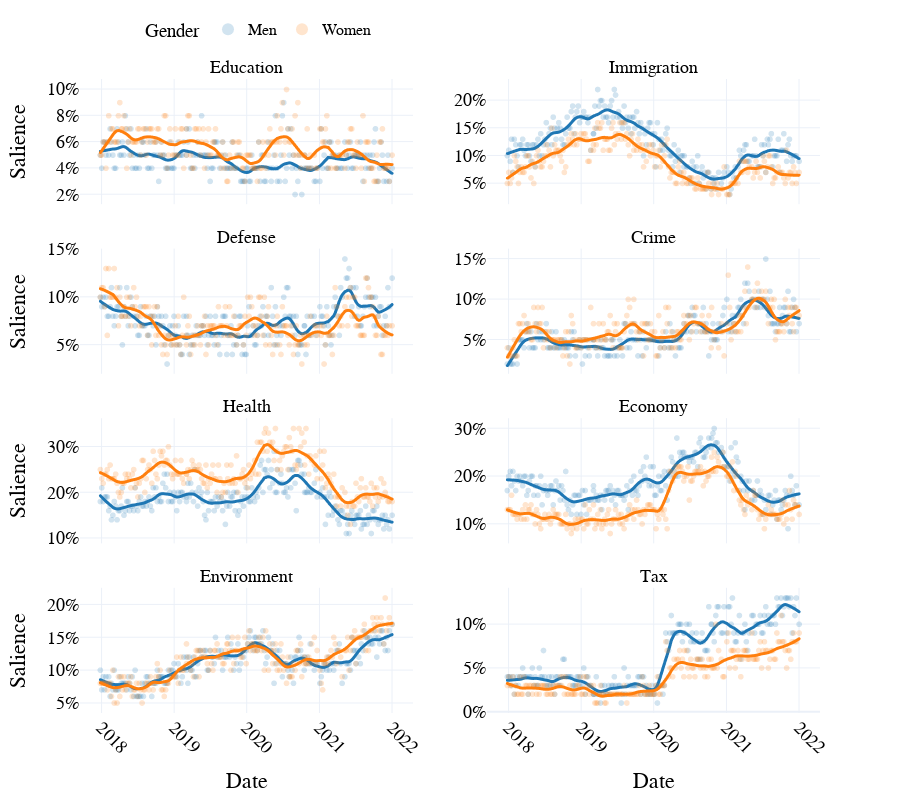

Notebook source saved alongside this figure:
### Markdown cell above
# Public Opinion Data

### Code cell
# plot US 

make_mip_plot(mip = return_mip_data(), 
              col_wrap=2,
              country = 'us')

### Figure 1 — Plotly figure (JSON) as saved in the notebook; plotly's stock layout.template omitted (floating-point values rounded to 4 significant figures; data arrays with more than 128 entries replaced by an {"elided": "..."} marker saying what was removed)
{"data": [{"hovertemplate": "Gender=Men<br>Issue=Education<br>Date=%{x}<br>Salience=%{y}<extra></extra>", "legendgroup": "Men", "marker": {"color": "#1F77B4", "opacity": 0.2, "symbol": "circle"}, "mode": "markers", "name": "Men", "showlegend": true, "type": "scattergl", "x": {"elided": "207 str values"}, "xaxis": "x7", "y": {"elided": "207 float values"}, "yaxis": "y7"}, {"hovertemplate": "<b>LOWESS trendline</b><br><br>Gender=Men<br>Issue=Education<br>Date=%{x}<br>Salience=%{y} <b>(trend)</b><extra></extra>", "legendgroup": "Men", "line": {"width": 3}, "marker": {"color": "#1F77B4", "symbol": "circle"}, "mode": "lines", "name": "Men", "showlegend": false, "type": "scattergl", "x": {"elided": "207 str values"}, "xaxis": "x7", "y": {"elided": "207 float values"}, "yaxis": "y7"}, {"hovertemplate": "Gender=Men<br>Issue=Immigration<br>Date=%{x}<br>Salience=%{y}<extra></extra>", "legendgroup": "Men", "marker": {"color": "#1F77B4", "opacity": 0.2, "symbol": "circle"}, "mode": "markers", "name": "Men", "showlegend": false, "type": "scattergl", "x": {"elided": "207 str values"}, "xaxis": "x8", "y": {"elided": "207 float values"}, "yaxis": "y8"}, {"hovertemplate": "<b>LOWESS trendline</b><br><br>Gender=Men<br>Issue=Immigration<br>Date=%{x}<br>Salience=%{y} <b>(trend)</b><extra></extra>", "legendgroup": "Men", "line": {"width": 3}, "marker": {"color": "#1F77B4", "symbol": "circle"}, "mode": "lines", "name": "Men", "showlegend": false, "type": "scattergl", "x": {"elided": "207 str values"}, "xaxis": "x8", "y": {"elided": "207 float values"}, "yaxis": "y8"}, {"hovertemplate": "Gender=Men<br>Issue=Defense<br>Date=%{x}<br>Salience=%{y}<extra></extra>", "legendgroup": "Men", "marker": {"color": "#1F77B4", "opacity": 0.2, "symbol": "circle"}, "mode": "markers", "name": "Men", "showlegend": false, "type": "scattergl", "x": {"elided": "207 str values"}, "xaxis": "x5", "y": {"elided": "207 float values"}, "yaxis": "y5"}, {"hovertemplate": "<b>LOWESS trendline</b><br><br>Gender=Men<br>Issue=Defense<br>Date=%{x}<br>Salience=%{y} <b>(trend)</b><extra></extra>", "legendgroup": "Men", "line": {"width": 3}, "marker": {"color": "#1F77B4", "symbol": "circle"}, "mode": "lines", "name": "Men", "showlegend": false, "type": "scattergl", "x": {"elided": "207 str values"}, "xaxis": "x5", "y": {"elided": "207 float values"}, "yaxis": "y5"}, {"hovertemplate": "Gender=Men<br>Issue=Crime<br>Date=%{x}<br>Salience=%{y}<extra></extra>", "legendgroup": "Men", "marker": {"color": "#1F77B4", "opacity": 0.2, "symbol": "circle"}, "mode": "markers", "name": "Men", "showlegend": false, "type": "scattergl", "x": {"elided": "207 str values"}, "xaxis": "x6", "y": {"elided": "207 float values"}, "yaxis": "y6"}, {"hovertemplate": "<b>LOWESS trendline</b><br><br>Gender=Men<br>Issue=Crime<br>Date=%{x}<br>Salience=%{y} <b>(trend)</b><extra></extra>", "legendgroup": "Men", "line": {"width": 3}, "marker": {"color": "#1F77B4", "symbol": "circle"}, "mode": "lines", "name": "Men", "showlegend": false, "type": "scattergl", "x": {"elided": "207 str values"}, "xaxis": "x6", "y": {"elided": "207 float values"}, "yaxis": "y6"}, {"hovertemplate": "Gender=Men<br>Issue=Health<br>Date=%{x}<br>Salience=%{y}<extra></extra>", "legendgroup": "Men", "marker": {"color": "#1F77B4", "opacity": 0.2, "symbol": "circle"}, "mode": "markers", "name": "Men", "showlegend": false, "type": "scattergl", "x": {"elided": "207 str values"}, "xaxis": "x3", "y": {"elided": "207 float values"}, "yaxis": "y3"}, {"hovertemplate": "<b>LOWESS trendline</b><br><br>Gender=Men<br>Issue=Health<br>Date=%{x}<br>Salience=%{y} <b>(trend)</b><extra></extra>", "legendgroup": "Men", "line": {"width": 3}, "marker": {"color": "#1F77B4", "symbol": "circle"}, "mode": "lines", "name": "Men", "showlegend": false, "type": "scattergl", "x": {"elided": "207 str values"}, "xaxis": "x3", "y": {"elided": "207 float values"}, "yaxis": "y3"}, {"hovertemplate": "Gender=Men<br>Issue=Economy<br>Date=%{x}<br>Salience=%{y}<extra></extra>", "legendgroup": "Men", "marker": {"color": "#1F77B4", "opacity": 0.2, "symbol": "circle"}, "mode": "markers", "name": "Men", "showlegend": false, "type": "scattergl", "x": {"elided": "207 str values"}, "xaxis": "x4", "y": {"elided": "207 float values"}, "yaxis": "y4"}, {"hovertemplate": "<b>LOWESS trendline</b><br><br>Gender=Men<br>Issue=Economy<br>Date=%{x}<br>Salience=%{y} <b>(trend)</b><extra></extra>", "legendgroup": "Men", "line": {"width": 3}, "marker": {"color": "#1F77B4", "symbol": "circle"}, "mode": "lines", "name": "Men", "showlegend": false, "type": "scattergl", "x": {"elided": "207 str values"}, "xaxis": "x4", "y": {"elided": "207 float values"}, "yaxis": "y4"}, {"hovertemplate": "Gender=Men<br>Issue=Environment<br>Date=%{x}<br>Salience=%{y}<extra></extra>", "legendgroup": "Men", "marker": {"color": "#1F77B4", "opacity": 0.2, "symbol": "circle"}, "mode": "markers", "name": "Men", "showlegend": false, "type": "scattergl", "x": {"elided": "207 str values"}, "xaxis": "x", "y": {"elided": "207 float values"}, "yaxis": "y"}, {"hovertemplate": "<b>LOWESS trendline</b><br><br>Gender=Men<br>Issue=Environment<br>Date=%{x}<br>Salience=%{y} <b>(trend)</b><extra></extra>", "legendgroup": "Men", "line": {"width": 3}, "marker": {"color": "#1F77B4", "symbol": "circle"}, "mode": "lines", "name": "Men", "showlegend": false, "type": "scattergl", "x": {"elided": "207 str values"}, "xaxis": "x", "y": {"elided": "207 float values"}, "yaxis": "y"}, {"hovertemplate": "Gender=Men<br>Issue=Tax<br>Date=%{x}<br>Salience=%{y}<extra></extra>", "legendgroup": "Men", "marker": {"color": "#1F77B4", "opacity": 0.2, "symbol": "circle"}, "mode": "markers", "name": "Men", "showlegend": false, "type": "scattergl", "x": {"elided": "207 str values"}, "xaxis": "x2", "y": {"elided": "207 float values"}, "yaxis": "y2"}, {"hovertemplate": "<b>LOWESS trendline</b><br><br>Gender=Men<br>Issue=Tax<br>Date=%{x}<br>Salience=%{y} <b>(trend)</b><extra></extra>", "legendgroup": "Men", "line": {"width": 3}, "marker": {"color": "#1F77B4", "symbol": "circle"}, "mode": "lines", "name": "Men", "showlegend": false, "type": "scattergl", "x": {"elided": "207 str values"}, "xaxis": "x2", "y": {"elided": "207 float values"}, "yaxis": "y2"}, {"hovertemplate": "Gender=Women<br>Issue=Education<br>Date=%{x}<br>Salience=%{y}<extra></extra>", "legendgroup": "Women", "marker": {"color": "#FF7F0E", "opacity": 0.2, "symbol": "circle"}, "mode": "markers", "name": "Women", "showlegend": true, "type": "scattergl", "x": {"elided": "207 str values"}, "xaxis": "x7", "y": {"elided": "207 float values"}, "yaxis": "y7"}, {"hovertemplate": "<b>LOWESS trendline</b><br><br>Gender=Women<br>Issue=Education<br>Date=%{x}<br>Salience=%{y} <b>(trend)</b><extra></extra>", "legendgroup": "Women", "line": {"width": 3}, "marker": {"color": "#FF7F0E", "symbol": "circle"}, "mode": "lines", "name": "Women", "showlegend": false, "type": "scattergl", "x": {"elided": "207 str values"}, "xaxis": "x7", "y": {"elided": "207 float values"}, "yaxis": "y7"}, {"hovertemplate": "Gender=Women<br>Issue=Immigration<br>Date=%{x}<br>Salience=%{y}<extra></extra>", "legendgroup": "Women", "marker": {"color": "#FF7F0E", "opacity": 0.2, "symbol": "circle"}, "mode": "markers", "name": "Women", "showlegend": false, "type": "scattergl", "x": {"elided": "207 str values"}, "xaxis": "x8", "y": {"elided": "207 float values"}, "yaxis": "y8"}, {"hovertemplate": "<b>LOWESS trendline</b><br><br>Gender=Women<br>Issue=Immigration<br>Date=%{x}<br>Salience=%{y} <b>(trend)</b><extra></extra>", "legendgroup": "Women", "line": {"width": 3}, "marker": {"color": "#FF7F0E", "symbol": "circle"}, "mode": "lines", "name": "Women", "showlegend": false, "type": "scattergl", "x": {"elided": "207 str values"}, "xaxis": "x8", "y": {"elided": "207 float values"}, "yaxis": "y8"}, {"hovertemplate": "Gender=Women<br>Issue=Defense<br>Date=%{x}<br>Salience=%{y}<extra></extra>", "legendgroup": "Women", "marker": {"color": "#FF7F0E", "opacity": 0.2, "symbol": "circle"}, "mode": "markers", "name": "Women", "showlegend": false, "type": "scattergl", "x": {"elided": "207 str values"}, "xaxis": "x5", "y": {"elided": "207 float values"}, "yaxis": "y5"}, {"hovertemplate": "<b>LOWESS trendline</b><br><br>Gender=Women<br>Issue=Defense<br>Date=%{x}<br>Salience=%{y} <b>(trend)</b><extra></extra>", "legendgroup": "Women", "line": {"width": 3}, "marker": {"color": "#FF7F0E", "symbol": "circle"}, "mode": "lines", "name": "Women", "showlegend": false, "type": "scattergl", "x": {"elided": "207 str values"}, "xaxis": "x5", "y": {"elided": "207 float values"}, "yaxis": "y5"}, {"hovertemplate": "Gender=Women<br>Issue=Crime<br>Date=%{x}<br>Salience=%{y}<extra></extra>", "legendgroup": "Women", "marker": {"color": "#FF7F0E", "opacity": 0.2, "symbol": "circle"}, "mode": "markers", "name": "Women", "showlegend": false, "type": "scattergl", "x": {"elided": "207 str values"}, "xaxis": "x6", "y": {"elided": "207 float values"}, "yaxis": "y6"}, {"hovertemplate": "<b>LOWESS trendline</b><br><br>Gender=Women<br>Issue=Crime<br>Date=%{x}<br>Salience=%{y} <b>(trend)</b><extra></extra>", "legendgroup": "Women", "line": {"width": 3}, "marker": {"color": "#FF7F0E", "symbol": "circle"}, "mode": "lines", "name": "Women", "showlegend": false, "type": "scattergl", "x": {"elided": "207 str values"}, "xaxis": "x6", "y": {"elided": "207 float values"}, "yaxis": "y6"}, {"hovertemplate": "Gender=Women<br>Issue=Health<br>Date=%{x}<br>Salience=%{y}<extra></extra>", "legendgroup": "Women", "marker": {"color": "#FF7F0E", "opacity": 0.2, "symbol": "circle"}, "mode": "markers", "name": "Women", "showlegend": false, "type": "scattergl", "x": {"elided": "207 str values"}, "xaxis": "x3", "y": {"elided": "207 float values"}, "yaxis": "y3"}, {"hovertemplate": "<b>LOWESS trendline</b><br><br>Gender=Women<br>Issue=Health<br>Date=%{x}<br>Salience=%{y} <b>(trend)</b><extra></extra>", "legendgroup": "Women", "line": {"width": 3}, "marker": {"color": "#FF7F0E", "symbol": "circle"}, "mode": "lines", "name": "Women", "showlegend": false, "type": "scattergl", "x": {"elided": "207 str values"}, "xaxis": "x3", "y": {"elided": "207 float values"}, "yaxis": "y3"}, {"hovertemplate": "Gender=Women<br>Issue=Economy<br>Date=%{x}<br>Salience=%{y}<extra></extra>", "legendgroup": "Women", "marker": {"color": "#FF7F0E", "opacity": 0.2, "symbol": "circle"}, "mode": "markers", "name": "Women", "showlegend": false, "type": "scattergl", "x": {"elided": "207 str values"}, "xaxis": "x4", "y": {"elided": "207 float values"}, "yaxis": "y4"}, {"hovertemplate": "<b>LOWESS trendline</b><br><br>Gender=Women<br>Issue=Economy<br>Date=%{x}<br>Salience=%{y} <b>(trend)</b><extra></extra>", "legendgroup": "Women", "line": {"width": 3}, "marker": {"color": "#FF7F0E", "symbol": "circle"}, "mode": "lines", "name": "Women", "showlegend": false, "type": "scattergl", "x": {"elided": "207 str values"}, "xaxis": "x4", "y": {"elided": "207 float values"}, "yaxis": "y4"}, {"hovertemplate": "Gender=Women<br>Issue=Environment<br>Date=%{x}<br>Salience=%{y}<extra></extra>", "legendgroup": "Women", "marker": {"color": "#FF7F0E", "opacity": 0.2, "symbol": "circle"}, "mode": "markers", "name": "Women", "showlegend": false, "type": "scattergl", "x": {"elided": "207 str values"}, "xaxis": "x", "y": {"elided": "207 float values"}, "yaxis": "y"}, {"hovertemplate": "<b>LOWESS trendline</b><br><br>Gender=Women<br>Issue=Environment<br>Date=%{x}<br>Salience=%{y} <b>(trend)</b><extra></extra>", "legendgroup": "Women", "line": {"width": 3}, "marker": {"color": "#FF7F0E", "symbol": "circle"}, "mode": "lines", "name": "Women", "showlegend": false, "type": "scattergl", "x": {"elided": "207 str values"}, "xaxis": "x", "y": {"elided": "207 float values"}, "yaxis": "y"}, {"hovertemplate": "Gender=Women<br>Issue=Tax<br>Date=%{x}<br>Salience=%{y}<extra></extra>", "legendgroup": "Women", "marker": {"color": "#FF7F0E", "opacity": 0.2, "symbol": "circle"}, "mode": "markers", "name": "Women", "showlegend": false, "type": "scattergl", "x": {"elided": "207 str values"}, "xaxis": "x2", "y": {"elided": "207 float values"}, "yaxis": "y2"}, {"hovertemplate": "<b>LOWESS trendline</b><br><br>Gender=Women<br>Issue=Tax<br>Date=%{x}<br>Salience=%{y} <b>(trend)</b><extra></extra>", "legendgroup": "Women", "line": {"width": 3}, "marker": {"color": "#FF7F0E", "symbol": "circle"}, "mode": "lines", "name": "Women", "showlegend": false, "type": "scattergl", "x": {"elided": "207 str values"}, "xaxis": "x2", "y": {"elided": "207 float values"}, "yaxis": "y2"}], "layout": {"annotations": [{"font": {}, "showarrow": false, "text": "Environment", "x": 0.225, "xanchor": "center", "xref": "paper", "y": 0.1975, "yanchor": "bottom", "yref": "paper"}, {"font": {}, "showarrow": false, "text": "Tax", "x": 0.775, "xanchor": "center", "xref": "paper", "y": 0.1975, "yanchor": "bottom", "yref": "paper"}, {"font": {}, "showarrow": false, "text": "Health", "x": 0.225, "xanchor": "center", "xref": "paper", "y": 0.465, "yanchor": "bottom", "yref": "paper"}, {"font": {}, "showarrow": false, "text": "Economy", "x": 0.775, "xanchor": "center", "xref": "paper", "y": 0.465, "yanchor": "bottom", "yref": "paper"}, {"font": {}, "showarrow": false, "text": "Defense", "x": 0.225, "xanchor": "center", "xref": "paper", "y": 0.7325, "yanchor": "bottom", "yref": "paper"}, {"font": {}, "showarrow": false, "text": "Crime", "x": 0.775, "xanchor": "center", "xref": "paper", "y": 0.7325, "yanchor": "bottom", "yref": "paper"}, {"font": {}, "showarrow": false, "text": "Education", "x": 0.225, "xanchor": "center", "xref": "paper", "y": 1, "yanchor": "bottom", "yref": "paper"}, {"font": {}, "showarrow": false, "text": "Immigration", "x": 0.775, "xanchor": "center", "xref": "paper", "y": 1, "yanchor": "bottom", "yref": "paper"}], "font": {"color": "black", "family": "Arial", "size": 18}, "height": 800, "legend": {"font": {"size": 16}, "itemsizing": "constant", "orientation": "h", "title": {"text": "Gender"}, "tracegroupgap": 0, "x": 0.4, "xanchor": "right", "y": 1.05, "yanchor": "bottom"}, "margin": {"t": 60}, "title": {"font": {"color": "black", "family": "Arial", "size": 26}}, "width": 900, "xaxis": {"anchor": "y", "domain": [0, 0.45], "tickangle": 45, "title": {"text": "Date"}}, "xaxis2": {"anchor": "y2", "domain": [0.55, 1], "matches": "x", "tickangle": 45, "title": {"text": "Date"}}, "xaxis3": {"anchor": "y3", "domain": [0, 0.45], "matches": "x", "showticklabels": false, "tickangle": 45}, "xaxis4": {"anchor": "y4", "domain": [0.55, 1], "matches": "x", "showticklabels": false, "tickangle": 45}, "xaxis5": {"anchor": "y5", "domain": [0, 0.45], "matches": "x", "showticklabels": false, "tickangle": 45}, "xaxis6": {"anchor": "y6", "domain": [0.55, 1], "matches": "x", "showticklabels": false, "tickangle": 45}, "xaxis7": {"anchor": "y7", "domain": [0, 0.45], "matches": "x", "showticklabels": false, "tickangle": 45}, "xaxis8": {"anchor": "y8", "domain": [0.55, 1], "matches": "x", "showticklabels": false, "tickangle": 45}, "yaxis": {"anchor": "x", "domain": [0, 0.1975], "showticklabels": true, "tickformat": ",.0%", "title": {"text": "Salience"}}, "yaxis2": {"anchor": "x2", "domain": [0, 0.1975], "showticklabels": true, "tickformat": ",.0%"}, "yaxis3": {"anchor": "x3", "domain": [0.2675, 0.465], "showticklabels": true, "tickformat": ",.0%", "title": {"text": "Salience"}}, "yaxis4": {"anchor": "x4", "domain": [0.2675, 0.465], "showticklabels": true, "tickformat": ",.0%"}, "yaxis5": {"anchor": "x5", "domain": [0.535, 0.7325], "showticklabels": true, "tickformat": ",.0%", "title": {"text": "Salience"}}, "yaxis6": {"anchor": "x6", "domain": [0.535, 0.7325], "showticklabels": true, "tickformat": ",.0%"}, "yaxis7": {"anchor": "x7", "domain": [0.8025, 1], "showticklabels": true, "tickformat": ",.0%", "title": {"text": "Salience"}}, "yaxis8": {"anchor": "x8", "domain": [0.8025, 1], "showticklabels": true, "tickformat": ",.0%"}}}
